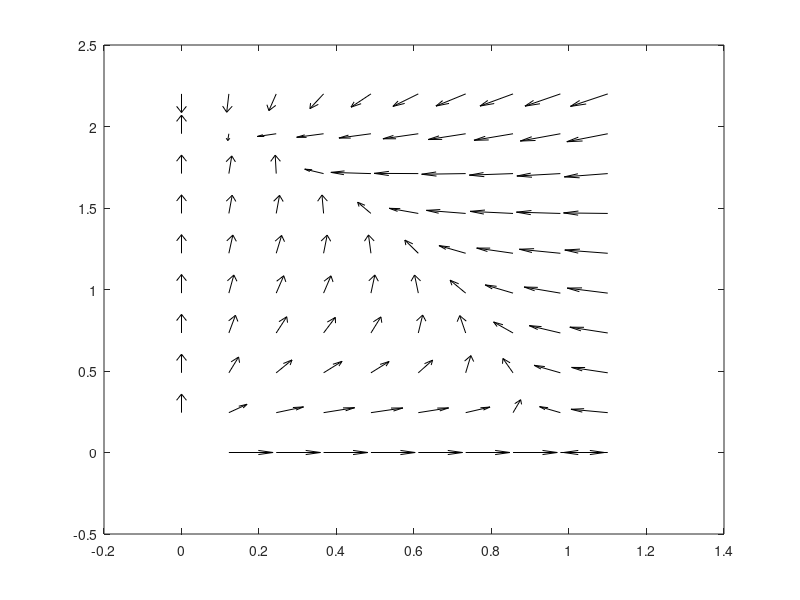

Recreate this plot in MATLAB. (Note: this script raises an error after producing the figure.)
% make_figs.m := this file creates figures***

clear; close all; format LONG
%% gen figs 1 (a-d)

lambdaL = 1;
lambdaC = 1;
Kl = 1;
Kc = 2;
mu = 0;
fig_index = 1;

for gammaL = [0.45, 5]
    for gammaC = [0.45, 5]
        % Initialize Model
        odefun = @(L, C) [lambdaL.*(1-(L+gammaC*C)/Kl).*L; lambdaC.*(1-mu)*(1-(gammaL*L+C)/((1-mu)*Kc)).*C];
        centers = [0, 0; Kl, 0; 0, Kc*(1-mu); (Kl-gammaC*Kc*(1-mu))/(1-gammaC*gammaL), (-Kl*gammaL+Kc*(1-mu))/(1-gammaC*gammaL)];
        odefun2 = @(t,y) [lambdaL.*(1-(y(1)+gammaC*y(2))/Kl).*y(1); lambdaC.*(1-mu)*(1-(gammaL*y(1)+y(2))/((1-mu)*Kc)).*y(2)];
        
        % Boundary of Plots
        max_Ecol1 = 1.1*max(centers(:,1));
        max_Ecol2 = 1.1*max(centers(:,2));
        min_Ecol1 = 0;
        min_Ecol2 = 0;
        
        % Calculate Directional Field
        index=1;
        for i=linspace(min_Ecol1,max_Ecol1,10)
            for j=linspace(min_Ecol2,max_Ecol2,10)
                k=odefun(i,j);
                X(index)=i;
                Y(index)=j;
                U(index)=k(1);
                V(index)=k(2);
                index = index+1;
            end
        end
        U = U./sqrt(U.^2+V.^2);
        V = V./sqrt(U.^2+V.^2);
        
        % Begin Figure
        figure(fig_index)
        quiver(X,Y,U,V, 'k', 'AutoScaleFactor', 0.5) % Directional Field
        hold on
        fontsize(12, "points")
        colrs = 1/255*[0 0 255; 160 32 240; 255 0 0; 255 165 0; 0 255 255; 0 0 0]; % blue purple red orange cyan black
        
        % Plot Axes
        plot(linspace(0,20,40), zeros(1, 40), 'k', 'LineWidth',1)
        plot(zeros(1, 40),linspace(0,20,40), 'k', 'LineWidth',1)
        
        % Plot Nullclines
        plot(linspace(0,20,40), zeros(1, 40), 'LineStyle','--', 'Color', colrs(1,:), 'LineWidth',2)
        plot(zeros(1, 40), linspace(0,20,40), 'LineStyle','--', 'Color', colrs(3,:), 'LineWidth',2)
        plot(linspace(0,20,40), (Kl-linspace(0,20,40))/gammaC, 'LineStyle','--', 'Color', colrs(3,:), 'LineWidth',2)
        plot(linspace(0,20,40), (Kc*(1-mu)-gammaL*linspace(0,20,40)), 'LineStyle','--', 'Color', colrs(1,:), 'LineWidth',2)
        
        % Plot Equilibria
        scatter(centers(1,1), centers(1,2), 100, "k", 'LineWidth',2) %E_0
        
        if gammaL > Kc*(1-mu)/Kl % E_L
            scatter(centers(2,1), centers(2,2), 100, "k", 'filled', 'LineWidth',2)
        else
            scatter(centers(2,1), centers(2,2), 100, "k", 'LineWidth',2)
        end
        
        
        if gammaC > Kl/(Kc*(1-mu)) % E_C
            scatter(centers(3,1), centers(3,2), 100, "k", "filled", 'LineWidth',2)
        else
            scatter(centers(3,1), centers(3,2), 100, "k", 'LineWidth',2)
        end
        
        if (gammaC > Kl/(Kc*(1-mu)) && gammaL > Kc*(1-mu)/Kl) || (gammaC < Kl/(Kc*(1-mu)) && gammaL < Kc*(1-mu)/Kl) %COE
            if gammaL*gammaC < 1 % COE Stable
                scatter(centers(4,1), centers(4,2), 100, "k", "filled", 'LineWidth',2)
                legend("Direction Field Arrows", "", "", "$$L$$ nullclines", "$$C$$ nullclines", "", "", "$$E_0, E_L, E_C$$ Unstable", "","", "$$COE$$ Stable", 'interpreter','latex')
            
            else % COE Unstable
                scatter(centers(4,1), centers(4,2), 100, "k", 'LineWidth',2)

                % Separatrix
                % sep_index = 1;
                % separatrix = [];
                % for i=linspace(min_Ecol1,max_Ecol1,1)
                %     for j=linspace(min_Ecol2,max_Ecol2,100000)
                %         tspan = linspace(0,5000,5);
                %         [t,y] = ode45(odefun2, tspan, [i,j]);
                %         if y(end,1)==centers(4,1)
                %             separatrix(sep_index, 1:2) = [i,j]
                %             sep_index = sep_index + 1;
                %         end
                %     end
                % end
                % separatrix
                % semilogy(separatrix, 'Color', colrs(2,:), 'LineWidth',2)
                legend("Direction Field Arrows", "", "","", "", "$$L$$ nullclines", "$$C$$ nullclines", "$$E_0, COE$$ Unstable", "$$E_L, E_C$$ Stable", "", "", "Separatrix", 'interpreter','latex')
            end
         
        % Other legends
        elseif (gammaL > Kc*(1-mu)/Kl && gammaC < Kl/(Kc*(1-mu))) %E_L Stable
            legend("Direction Field Arrows", "", "", "$$L$$ nullclines", "$$C$$ nullclines", "", "", "$$E_0, E_C$$ Unstable", "$$E_L$$ Stable", "",'interpreter','latex')
        elseif (gammaL < Kc*(1-mu)/Kl && gammaC > Kl/(Kc*(1-mu))) %E_C Stable
            legend("Direction Field Arrows", "", "", "$$L$$ nullclines", "$$C$$ nullclines", "", "", "$$E_0, E_L$$ Unstable", "", "$$E_C$$ Stable", "",'interpreter','latex')
        else %All Unstable
            legend("Direction Field Arrows", "", "", "$$L$$ nullclines", "$$C$$ nullclines", "", "", "$$E_0, E_L, E_C$$ Unstable", "", "", "",'interpreter','latex')
        end
        
        
        % Titles, Labels, and File Saving
        if gammaL < 1 && gammaC < 1
            plot_title = "Phase Portrait: $$\gamma_L, \gamma_C < 1, \mu=$$ " + string(mu);
        elseif gammaL > 1 && gammaC > 1
            plot_title = "Phase Portrait: $$\gamma_L, \gamma_C > 1, \mu=$$ " + string(mu);
        elseif gammaL > 1 && gammaC < 1
            plot_title = "Phase Portrait: $$\gamma_L > 1, \gamma_C < 1, \mu=$$ " + string(mu);
        elseif gammaL < 1 && gammaC > 1
            plot_title = "Phase Portrait: $$\gamma_L < 1, \gamma_C > 1, \mu=$$ " + string(mu);
        end
        % title(plot_title,'interpreter','latex')
        xlabel('Liver cells $$L$$', 'Interpreter','latex')
        xlim([0-(max(centers(:,1)))*0.025, max_Ecol1])
        ylabel('Cancer cells $$C$$', 'Interpreter','latex')
        ylim([0-(max(centers(:,2)))*0.025, max_Ecol2])
        file_title = "pp_gL" + string(gammaL) + "_gC" + string(gammaC) + "_mu" + string(mu);
        saveas(gcf,file_title+".fig",'fig')
        saveas(gcf,file_title+".eps",'epsc')
        hold off
    fig_index = fig_index + 1;
    end
end

%% gen figs 2 (a-d)

lambdaL = 1;
lambdaC = 1;
Kl = 1;
Kc = 2;
mu = 0.8;

for gammaL = [0.45, 5]
    for gammaC = [0.45, 5]
        % Initialize Model
        odefun = @(L, C) [lambdaL.*(1-(L+gammaC*C)/Kl).*L; lambdaC.*(1-mu)*(1-(gammaL*L+C)/((1-mu)*Kc)).*C];
        centers = [0, 0; Kl, 0; 0, Kc*(1-mu); (Kl-gammaC*Kc*(1-mu))/(1-gammaC*gammaL), (-Kl*gammaL+Kc*(1-mu))/(1-gammaC*gammaL)];
        odefun2 = @(t,y) [lambdaL.*(1-(y(1)+gammaC*y(2))/Kl).*y(1); lambdaC.*(1-mu)*(1-(gammaL*y(1)+y(2))/((1-mu)*Kc)).*y(2)];
        
        % Boundary of Plots
        max_Ecol1 = 1.1*max(centers(:,1));
        max_Ecol2 = 1.1*max(centers(:,2));
        min_Ecol1 = 0;
        min_Ecol2 = 0;
        
        % Calculate Directional Field
        index=1;
        for i=linspace(min_Ecol1,max_Ecol1,10)
            for j=linspace(min_Ecol2,max_Ecol2,10)
                k=odefun(i,j);
                X(index)=i;
                Y(index)=j;
                U(index)=k(1);
                V(index)=k(2);
                index = index+1;
            end
        end
        U = U./sqrt(U.^2+V.^2);
        V = V./sqrt(U.^2+V.^2);
        
        % Begin Figure
        figure(fig_index)
        quiver(X,Y,U,V, 'k', 'AutoScaleFactor', 0.5) % Directional Field
        hold on
        fontsize(12, "points")
        colrs = 1/255*[0 0 255; 160 32 240; 255 0 0; 255 165 0; 0 255 255; 0 0 0]; % blue purple red orange cyan black
        
        % Plot Axes
        plot(linspace(0,20,40), zeros(1, 40), 'k', 'LineWidth',1)
        plot(zeros(1, 40),linspace(0,20,40), 'k', 'LineWidth',1)
        
        % Plot Nullclines
        plot(linspace(0,20,40), zeros(1, 40), 'LineStyle','--', 'Color', colrs(1,:), 'LineWidth',2)
        plot(zeros(1, 40), linspace(0,20,40), 'LineStyle','--', 'Color', colrs(3,:), 'LineWidth',2)
        plot(linspace(0,20,40), (Kl-linspace(0,20,40))/gammaC, 'LineStyle','--', 'Color', colrs(3,:), 'LineWidth',2)
        plot(linspace(0,20,40), (Kc*(1-mu)-gammaL*linspace(0,20,40)), 'LineStyle','--', 'Color', colrs(1,:), 'LineWidth',2)
        
        % Plot Equilibria
        scatter(centers(1,1), centers(1,2), 100, "k", 'LineWidth',2) %E_0
        
        if gammaL > Kc*(1-mu)/Kl % E_L
            scatter(centers(2,1), centers(2,2), 100, "k", 'filled', 'LineWidth',2)
        else
            scatter(centers(2,1), centers(2,2), 100, "k", 'LineWidth',2)
        end
        
        
        if gammaC > Kl/(Kc*(1-mu)) % E_C
            scatter(centers(3,1), centers(3,2), 100, "k", "filled", 'LineWidth',2)
        else
            scatter(centers(3,1), centers(3,2), 100, "k", 'LineWidth',2)
        end
        
        if (gammaC > Kl/(Kc*(1-mu)) && gammaL > Kc*(1-mu)/Kl) || (gammaC < Kl/(Kc*(1-mu)) && gammaL < Kc*(1-mu)/Kl) %COE
            if gammaL*gammaC < 1 % COE Stable
                scatter(centers(4,1), centers(4,2), 100, "k", "filled", 'LineWidth',2)
                legend("Direction Field Arrows", "", "", "$$L$$ nullclines", "$$C$$ nullclines", "", "", "$$E_0, E_L, E_C$$ Unstable", "","", "$$COE$$ Stable", 'interpreter','latex')
            
            else % COE Unstable
                scatter(centers(4,1), centers(4,2), 100, "k", 'LineWidth',2)

                % Separatrix
                % sep_index = 1;
                % separatrix = [];
                % for i=linspace(min_Ecol1,max_Ecol1,1)
                %     for j=linspace(min_Ecol2,max_Ecol2,100000)
                %         tspan = linspace(0,5000,5);
                %         [t,y] = ode45(odefun2, tspan, [i,j]);
                %         if y(end,1)==centers(4,1)
                %             separatrix(sep_index, 1:2) = [i,j]
                %             sep_index = sep_index + 1;
                %         end
                %     end
                % end
                % separatrix
                % semilogy(separatrix, 'Color', colrs(2,:), 'LineWidth',2)
                legend("Direction Field Arrows", "", "","", "", "$$L$$ nullclines", "$$C$$ nullclines", "$$E_0, COE$$ Unstable", "$$E_L, E_C$$ Stable", "", "", "Separatrix", 'interpreter','latex')
            end
         
        % Other legends
        elseif (gammaL > Kc*(1-mu)/Kl && gammaC < Kl/(Kc*(1-mu))) %E_L Stable
            legend("Direction Field Arrows", "", "", "$$L$$ nullclines", "$$C$$ nullclines", "", "", "$$E_0, E_C$$ Unstable", "$$E_L$$ Stable", "",'interpreter','latex')
        elseif (gammaL < Kc*(1-mu)/Kl && gammaC > Kl/(Kc*(1-mu))) %E_C Stable
            legend("Direction Field Arrows", "", "", "$$L$$ nullclines", "$$C$$ nullclines", "", "", "$$E_0, E_L$$ Unstable", "", "$$E_C$$ Stable", "",'interpreter','latex')
        else %All Unstable
            legend("Direction Field Arrows", "", "", "$$L$$ nullclines", "$$C$$ nullclines", "", "", "$$E_0, E_L, E_C$$ Unstable", "", "", "",'interpreter','latex')
        end
        
        
        % Titles, Labels, and File Saving
        if gammaL < 1 && gammaC < 1
            plot_title = "Phase Portrait: $$\gamma_L, \gamma_C < 1, \mu=$$ " + string(mu);
        elseif gammaL > 1 && gammaC > 1
            plot_title = "Phase Portrait: $$\gamma_L, \gamma_C > 1, \mu=$$ " + string(mu);
        elseif gammaL > 1 && gammaC < 1
            plot_title = "Phase Portrait: $$\gamma_L > 1, \gamma_C < 1, \mu=$$ " + string(mu);
        elseif gammaL < 1 && gammaC > 1
            plot_title = "Phase Portrait: $$\gamma_L < 1, \gamma_C > 1, \mu=$$ " + string(mu);
        end
        % title(plot_title,'interpreter','latex')
        xlabel('Liver cells $$L$$', 'Interpreter','latex')
        xlim([0-(max(centers(:,1)))*0.025, max_Ecol1])
        ylabel('Cancer cells $$C$$', 'Interpreter','latex')
        ylim([0-(max(centers(:,2)))*0.025, max_Ecol2])
        file_title = "pp_gL" + string(gammaL) + "_gC" + string(gammaC) + "_mu" + string(mu);
        saveas(gcf,file_title+".fig",'fig')
        saveas(gcf,file_title+".eps",'epsc')
        hold off
    fig_index = fig_index + 1;
    end
end

%% initialize general parameters for figure 3

colrs = 1/255*[0 0 255; 160 32 240; 255 0 0; 255 165 0; 0 255 255; 0 0 0]; % blue purple red orange cyan black
% E_0 <- orange
% E_l <- blue
% E_c <- red
% coe <- purple

l0 = 1/3; % initial healthy population
c0 = 0; % initial tumor population
init = [l0 c0];

lC = 1; % lambda_c
v = linspace(0,1.5,1001*1.5); % nu

k_l = ones(1,length(v));
k_c = 1.5*ones(1,length(v));

%% initialize parameters for figs 3 (a) and (b) 

% a = 1.5>1
gL = 1/1.5; % gamma_l
gC = 3; % gamma_c
a=gL*gC;

l_crit = lC*(1-gL*k_l(1)/k_c(1));
c_crit = lC*(1-k_l(1)/(gC*k_c(1)));

b=1-v/lC; % b=1-\mu, used here for convenience

% equilibrium values
E_0 = 0*ones(1,length(v));
% L_Ec = 0*ones(1,length(v));
C_Ec = b.*k_c;
% L_El = k_l;
C_El = 0*ones(1,length(v));
C_coe = (b.*k_c-gL.*k_l)/(1-a);
L_coe = (k_l-(gC*b).*k_c)/(1-a);

%% generate fig 3 (a) and (b)

% v(556) = l_crit
% v(778) = c_crit
% v(1001) = lC
%'FontSize',14

figure(fig_index)
plot(v(1:end),E_0(1:end),'k--','LineWidth',2) % E_0
hold on
plot(v(1:778),C_El(1:778),'r-','LineWidth',2) % E_C stable
hold on
plot(v(778:end),C_El(778:end),'r--','LineWidth',2) % E_C unstable
hold on
plot(v(1:556),k_l(1:556),'b--','LineWidth',2) % E_L unstable
hold on
plot(v(556:end),k_l(556:end),'b-','LineWidth',2) % E_L stable
hold on
plot(v(556:778),L_coe(556:778),'--','color',colrs(2,:),'LineWidth',2) % L^* COE unstable
ylim([0 1.6])
xlim([0 lC])
xlabel('$\mu$','Interpreter','latex')
ylabel('$L^*$','Interpreter','latex','Rotation',0)
xticks([0 l_crit c_crit lC])
xticklabels({'0','L_{crit}','C_{crit}','1'})
yticks([0 k_l(1) k_c(1)])
yticklabels({'0', 'K_L', 'K_C'})
hAxes.TickLabelInterpreter = 'latex';
vAxes.TickLabelInterpreter = 'latex';
set(gca,'fontsize',16)
legend('E_0','E_C','','','E_L','COE')
fig_index = fig_index + 1;

figure(fig_index)
plot(v(1:end),E_0(1:end),'k--','LineWidth',2) % E_0
hold on
plot(v(1:556),E_0(1:556),'b--','LineWidth',2) % E_L unstable
hold on
plot(v(556:end),E_0(556:end),'b-','LineWidth',2) % E_L stable
hold on
plot(v(1:778),C_Ec(1:778),'r-','LineWidth',2) % E_C stable
hold on
plot(v(778:end),C_Ec(778:end),'r--','LineWidth',2) % E_C unstable
hold on
plot(v(556:778),C_coe(556:778),'--','LineWidth',2,'color',colrs(2,:)) % C^* COE unstable
ylim([0 1.6])
xlim([0 lC])
xlabel('$\mu$','Interpreter','latex')
ylabel('$C^*$','Interpreter','latex','Rotation',0)
xticks([0 l_crit c_crit lC])
xticklabels({'0','L_{crit}','C_{crit}','1'})
yticks([0 k_l(1) k_c(1)])
yticklabels({'0', 'K_L', 'K_C'})
hAxes.TickLabelInterpreter = 'latex';
vAxes.TickLabelInterpreter = 'latex';
set(gca,'fontsize',16)
legend('E_0','','E_L','E_C','','COE')
fig_index = fig_index + 1;

%% initialize parameters for figs 3 (c) and (d) 

% a=0.4<1
gL=1/10.5; % gamma_l
gC=2; % gamma_c
a=gL*gC;

l_crit = lC*(1-gL*k_l(1)/k_c(1));
c_crit = lC*(1-k_l(1)/(gC*k_c(1)));


b=1-v/lC; % b=1-\mu, used here for convenience

% equilibrium values
E_0 = 0*ones(1,length(v));
% L_Ec = 0*ones(1,length(v));
C_Ec = b.*k_c;
% L_El = k_l;
C_El = 0*ones(1,length(v));
C_coe = (b.*k_c-gL.*k_l)/(1-a);
L_coe = (k_l-(gC*b).*k_c)/(1-a);


%% generate fig 3 (c) and (d)

%v(667) = c_crit
%v(937) = l_crit
%v(1001) = lambda_c

figure(fig_index)
plot(v(1:end),E_0(1:end),'k--','LineWidth',2) % unstable E_0
hold on
plot(v(1:667),E_0(1:667),'r-','LineWidth',2) % stable E_C
hold on
plot(v(667:end),E_0(667:end),'r--','LineWidth',2) % unstable E_C
hold on
plot(v(667:937),L_coe(667:937),'color',colrs(2,:),'LineWidth',2) % stable COE
hold on
plot(v(1:937),k_l(1:937),'b--','LineWidth',2) % unstable E_L
hold on
plot(v(937:end),k_l(937:end),'b-','LineWidth',2) % stable E_L
ylim([0 1.6])
xlim([0 lC])
xlabel('$\mu$','Interpreter','latex')
ylabel('$L^*$','Interpreter','latex','Rotation',0)
xticks([0 c_crit l_crit lC])
xticklabels({'0','C_{crit}','L_{crit}','1'})
yticks([0 k_l(1) k_c(1)])
yticklabels({'0', 'K_L', 'K_C'})
hAxes.TickLabelInterpreter = 'latex';
vAxes.TickLabelInterpreter = 'latex';
set(gca,'fontsize',16)
legend('E_0','E_C','','COE','','E_L')
fig_index = fig_index + 1;

figure(fig_index)
plot(v(1:end),E_0(1:end),'k--','LineWidth',2) % unstable E_0
hold on
plot(v(1:667),C_Ec(1:667),'r-','LineWidth',2) % stable E_C
hold on
plot(v(667:end),C_Ec(667:end),'r--','LineWidth',2) % unstable E_C
hold on
plot(v(667:937),C_coe(667:937),'color',colrs(2,:),'LineWidth',2) % stable COE
hold on
plot(v(1:937),E_0(1:937),'b--','LineWidth',2) % unstable E_L
hold on
plot(v(937:end),E_0(937:end),'b-','LineWidth',2) % stable E_L
ylim([0 1.6])
xlim([0 lC])
xlabel('$\mu$','Interpreter','latex')
ylabel('$C^*$','Interpreter','latex','Rotation',0)
xticks([0 c_crit l_crit lC])
xticklabels({'0','C_{crit}','L_{crit}','1'})
yticks([0 k_l(1) k_c(1)])
yticklabels({'0', 'K_L', 'K_C'})
hAxes.TickLabelInterpreter = 'latex';
vAxes.TickLabelInterpreter = 'latex';
set(gca,'fontsize',16)
legend('E_0','E_C','','COE','','E_L')
fig_index = fig_index + 1;

%% initialize and plot raw data

dataChoice = input('Which dataset are you using?\n (0) Liver only (1) Tumor (Anton M1) \n');

% dataChoice == 0 <- Koniaris liver regeneration data (already nondimensional)
% dataChoice == 1 <- Anton M1 mouse tumor growth (exponential)

if dataChoice == 0 %fitting lambda_l only (k_l = 1)
    timespan = 0:2:12; %(days)
    timespan = timespan/7; %(weeks)
    data = 1500*[0.33 0.41 0.54 0.726 0.995 1.105 1]; % mm^3
    error_bars = 1500*[0 0.02 0.02 0.026 0.05 0.105 0.09]; % mm^3
    l0 = data(1);
    c0 = 0;
elseif dataChoice == 1 % fitting lambda_c, gamma_l
    timespan = [0 3 17 21 24 28 31]; % timespan of the experiment (days)
    timespan = timespan/7; % convert to weeks
    data = 1000*[3.3/1000 0.2356114635 0.2520757125 0.5022632175 0.9649201295 2.011033185 3.435962131]; % mm^3
    l0 = 1500; % inital liver population
    c0 = data(1); % inital liver population
end

% plotting data
figure(fig_index)
plot(timespan,data,'r-o','LineWidth',1.5)
if dataChoice == 0
    hold on
    errorbar(timespan,data,error_bars,'.r','LineWidth',1.25);
    xlabel('Days since PH')
    ylabel('Fraction of Original Liver')
else
    xlabel('Weeks post inocualtion')
    ylabel('Tumor (mm^3)')
end
set(gca,'FontSize',14)
fig_index = fig_index + 1;

%% initialize params from data-fitting

% parameter/IC values from data-fitting
lL = 2.16918177423846;
lC = 1.80545101338815;
kL=1500;
kC=7500;
gL=0.639865215044126;
gC=0;
nu = 0;
params = [lL,lC,kL,kC,gL,gC,nu];
init = [1500 3.3 1503.3];
fineMesh = linspace(0,timespan(end),1001); % Time grid

colors = 1/255*[0 0 255; 255 0 0; 160 32 240]; % blue red purple

%solve ode
if dataChoice == 0
    [t,y] = ode23s(@(t,y) odes_after_fitting(t,y,params), fineMesh, init);
elseif dataChoice == 1
    [t,y] = ode23s(@(t,y) dimensional_odes(t,y,params), fineMesh, init);
end

%% generating figs 4 (a) and (b)

figure(fig_index) % plots liver cell population vs real data (if any)
plot(fineMesh, y(:,1),'LineWidth',1.5,'Color',colors(1,:))
xlim([0 fineMesh(end)])
xlabel('Time (weeks)')
ylabel('Relative Liver Volume')
if dataChoice ~= 1 && dataChoice ~= 2 && dataChoice ~= 3 && dataChoice ~= 4
    hold on
    scatter(timespan,data,'filled','r')
    hold on
    errorbar(timespan,data,error_bars,'.r','LineWidth',1.25);
    xlabel('Time (weeks)')
    ylabel('Fraction of Original Liver')
    legend('Simulated', 'Observed',Location='northwest')
    hold off
    ylim(1500*[0 1.25])
end
set(gca,'FontSize',15)
fig_index = fig_index + 1;

figure(fig_index) % plots cancer cell population vs real data (if any)
plot(fineMesh, y(:,2),'LineWidth',1.5,'Color',colors(2,:))
xlim([0 timespan(end)])
xlabel('Time (weeks)')
ylabel('Tumor (mm^3)')
if dataChoice == 1 || dataChoice == 2 || dataChoice == 3 || dataChoice == 4
    hold on
    scatter(timespan,data,'filled','r')
    legend('Simulated', 'Observed',Location='northwest')
    hold off
end
set(gca,'FontSize',15)
fig_index = fig_index + 1;

%% initialize params from parameter_control()
clear params lL lC kL kC gL gC nu l0 c0

% parameter/IC values stored in parameters() function
[lL,lC,kL,kC,gL,gC,nu,~,~,~,~,~,fineMesh,~] = parameter_control();
params = [lL,lC,kL,kC,gL,7.1,nu];
l0=500;
c0=50;
init = [l0 c0 l0+c0];

colors = 1/255*[0 0 255; 255 0 0; 160 32 240]; % blue red purple
mylinestyles = ["-"; "--"; "-.";":"]; % linestyles for figs 5 and 6

L_crit = (1-(gL*kL)/kC)

%% generating figs 5 (a) and (b)

% varying_gammaC = [gL 1.25 5 10];
varying_gammaC = [0.1 gL 1.25 5];

for i = 1:length(varying_gammaC)
    params(6) = varying_gammaC(i);
    [~,y2] = ode23s(@(t,y) odes_after_fitting(t,y,params), fineMesh, init);

    figure(fig_index) % liver
    plot(fineMesh, y2(:,1),'Color',colors(1,:),'LineStyle',mylinestyles(i,:),'LineWidth',2)
    hold on
    if i==length(varying_gammaC)
        legendCellH = cellstr(num2str(varying_gammaC', '$\\gamma_C$=%-.1'));
        legend(legendCellH,'Interpreter','latex','Location','northeast')
    end
    xlim([0 fineMesh(end)])
    xlabel('Time (weeks)')
    ylabel('Volume (mm^3)')
    set(gca,'FontSize',14)
    ylim([-50 1550])

    figure(fig_index+1) % tumor
    plot(fineMesh, y2(:,2),'Color',colors(2,:),'LineStyle',mylinestyles(i,:),'LineWidth',2)
    hold on
    if i==length(varying_gammaC)
        legendCellH = cellstr(num2str(varying_gammaC', '$\\gamma_C$=%-.1d'));
        legend(legendCellH,'Interpreter','latex','Location','east')
    end
    xlim([0 fineMesh(end)])
    xlabel('Time (weeks)')
    ylabel('Volume (mm^3)')
    set(gca,'FontSize',14)
end
fig_index = fig_index + 2;

%% generating figs 6 (a) and (b)

clear t2 y2

params(6) = 1.5; % value of gammaC
varying_mu = [0.1 0.6 0.85 0.975]; % desired values of mu that we are varying
C_crit = (1-Kl/(params(6)*Kc))

% fineMesh2 = linspace(0,4*fineMesh(end),1001);

for i = 1:length(varying_mu)
    params(7) = varying_mu(i)*lC; % converting mu to value of nu for the ode solver
    [t2,y2] = ode23s(@(t,y) odes_after_fitting(t,y,params), fineMesh, init);

    figure(fig_index)
    plot(fineMesh, y2(:,1),'Color',colors(1,:),'LineStyle',mylinestyles(i,:),'LineWidth',2)
    hold on
    if i==length(varying_mu)
        legendCell = cellstr(num2str(varying_mu', '$\\mu$=%-.1d'));
        legend(legendCell,'Interpreter','latex','Location','east')
    end 
    xlim([0 fineMesh(end)])
    ylim([-50 1550])
    xlabel('Time (weeks)')
    ylabel('Volume (mm^3)')
    set(gca,'FontSize',15) 

    figure(fig_index+1)
    plot(fineMesh, y2(:,2),'Color',colors(2,:),'LineStyle',mylinestyles(i,:),'LineWidth',2)
    hold on
    if i==length(varying_mu)
        legendCell = cellstr(num2str(varying_mu', '$\\mu$=%-.1d'));
        legend(legendCell,'Interpreter','latex','Location','east')
    end
    xlim([0 fineMesh(end)])
    ylim([-50 8000])
    xlabel('Time (weeks)')
    ylabel('Volume (mm^3)')
    set(gca,'FontSize',15)
end
fig_index = fig_index + 2;

%% generating figs 6 (c) and (d)

clear t2 y2

params(6) = 5; % value of gammaC
varying_mu = [0.1 0.6 0.85 0.975]; % desired values of mu that we are varying
C_crit = (1-Kl/(params(6)*Kc))

for i = 1:length(varying_mu)
    params(7) = varying_mu(i)*lC; % converting mu to value of nu for the ode solver    
    [t2,y2] = ode23s(@(t,y) odes_after_fitting(t,y,params), fineMesh, init);

    figure(fig_index)
    plot(fineMesh, y2(:,1),'Color',colors(1,:),'LineStyle',mylinestyles(i,:),'LineWidth',2)
    hold on
    if i==length(varying_mu)
        legendCell = cellstr(num2str(varying_mu', '$\\mu$=%-.1d'));
        legend(legendCell,'Interpreter','latex','Location','east')
    end 
    xlim([0 fineMesh(end)])
    ylim([-50 1550])
    xlabel('Time (weeks)')
    ylabel('Volume (mm^3)')
    set(gca,'FontSize',15) 

    figure(fig_index+1)
    plot(fineMesh, y2(:,2),'Color',colors(2,:),'LineStyle',mylinestyles(i,:),'LineWidth',2)
    hold on
    if i==length(varying_mu)
        legendCell = cellstr(num2str(varying_mu', '$\\mu$=%-.1d'));
        legend(legendCell,'Interpreter','latex','Location','east')
    end
    xlim([0 fineMesh(end)])
    ylim([-50 8000])
    xlabel('Time (weeks)')
    ylabel('Volume (mm^3)')
    set(gca,'FontSize',15)
end
fig_index = fig_index + 2;

%% generating figure 7(a)

fig_index=1;

fineMesh2=linspace(0,fineMesh(end)*2,1001);
% fineMesh2=fineMesh;

params(6) = 1.5; % value of gamma_c
params(7) = 0.875*lC; % value of mu
% fineMesh = linspace(0,25,1001);
[~,y2] = ode23s(@(t,y) odes_after_fitting(t,y,params), fineMesh2, init);

figure(fig_index)
plot(fineMesh2, y2(:,1),'Color',colors(1,:),'LineWidth',2)
hold on
plot(fineMesh2, y2(:,2),'Color',colors(2,:),'LineWidth',2)
legend('Healthy','Cancer',Location='east')
xlim([0 fineMesh2(end)])
xlabel('Time (weeks)')
ylabel('Volume (mm^3)')
set(gca,'FontSize',14)
ylim([-50 1550])
fig_index = fig_index + 1;

% %% generating figure 7(b)

params(6) = 2.5; % value of gamma_c
% params(7) = 0.9*lC; % value of mu
% fineMesh = linspace(0,25,1001);
[~,y2] = ode23s(@(t,y) odes_after_fitting(t,y,params), fineMesh2, init);

figure(fig_index)
plot(fineMesh2, y2(:,1),'Color',colors(1,:),'LineWidth',2)
hold on
plot(fineMesh2, y2(:,2),'Color',colors(2,:),'LineWidth',2)
legend('Healthy','Cancer')
xlim([0 fineMesh2(end)])
xlabel('Time (weeks)')
ylabel('Volume (mm^3)')
set(gca,'FontSize',14)
ylim([-50 1550])